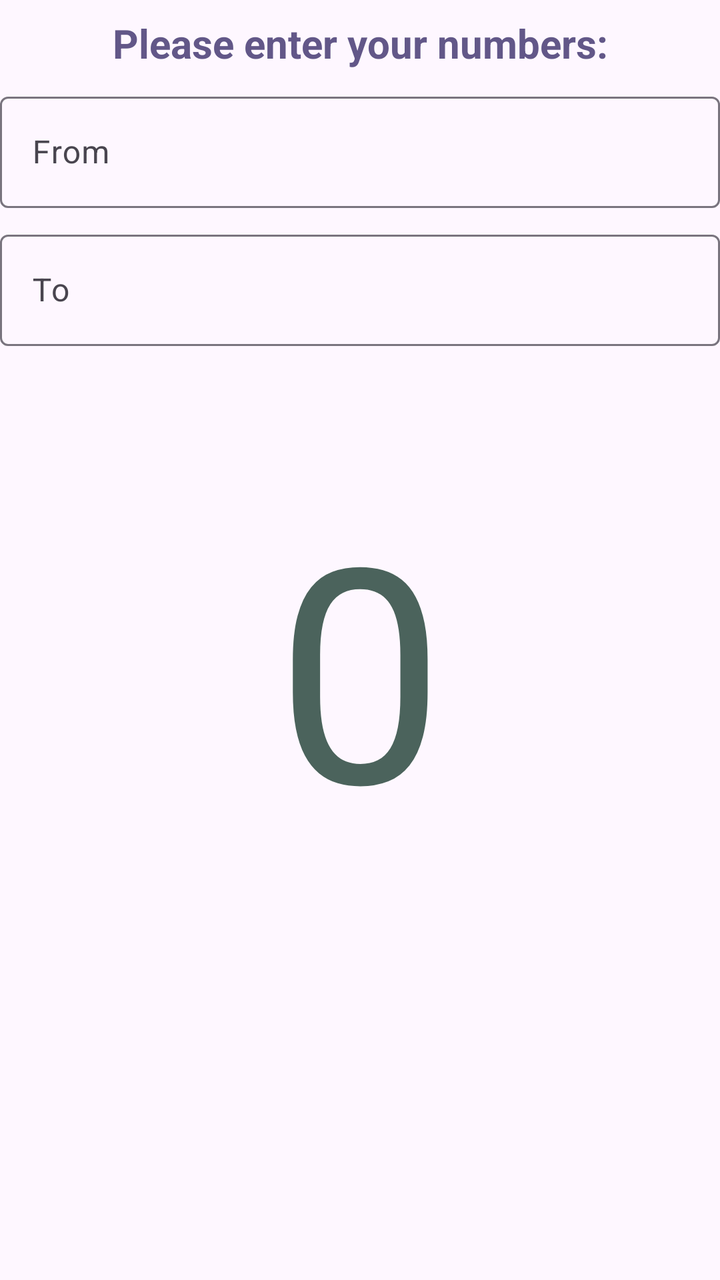
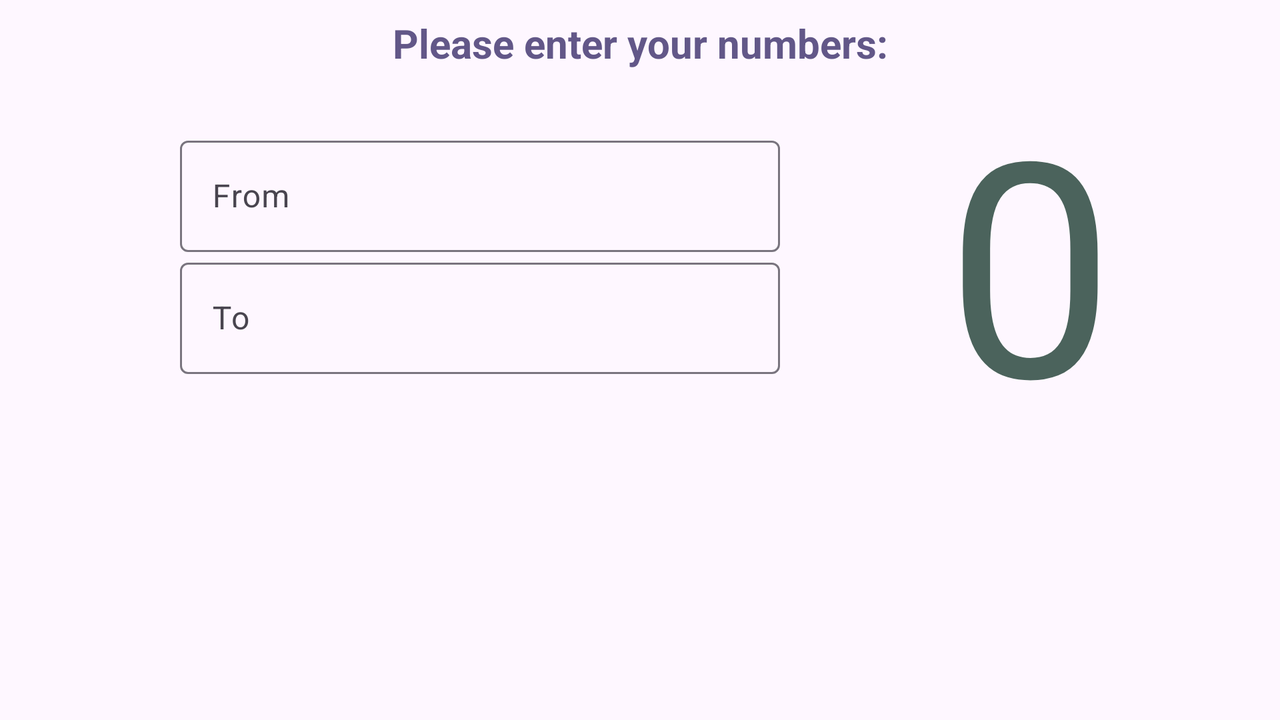

First picture: res/layout/ on a phone held upright. Second picture: the repository's own variant of that layout, on a device whose configuration matches the variant's folder. Source for both follows.
<!-- AndroidManifest.xml: application theme Theme.RandomNumberGenerator -->
<!-- res/layout/content_main.xml -->
<?xml version="1.0" encoding="utf-8"?>
<androidx.constraintlayout.widget.ConstraintLayout xmlns:android="http://schemas.android.com/apk/res/android"
    xmlns:app="http://schemas.android.com/apk/res-auto"
    android:layout_width="match_parent"
    android:layout_height="match_parent"
    app:layout_behavior="@string/appbar_scrolling_view_behavior">

    <TextView
        android:id="@+id/enter_nums_message"
        android:layout_marginTop="@dimen/default_activity_margin"
        android:layout_width="wrap_content"
        android:layout_height="wrap_content"
        android:text="@string/please_enter_your_numbers"
        android:textSize="@dimen/subtitle_font_size"
        android:textColor="@color/md_theme_tertiary"
        android:textStyle="bold"
        app:layout_constraintHorizontal_chainStyle="packed"
        app:layout_constraintTop_toTopOf="parent"
        app:layout_constraintStart_toStartOf="parent"
        app:layout_constraintEnd_toEndOf="parent" />

    <com.google.android.material.textfield.TextInputLayout
        android:id="@+id/etFromLayout"
        android:layout_width="wrap_content"
        android:layout_height="wrap_content"
        android:layout_margin="@dimen/default_activity_margin"
        android:hint="@string/from"
        app:layout_constraintTop_toBottomOf="@id/enter_nums_message"
        app:layout_constraintStart_toStartOf="parent"
        app:layout_constraintEnd_toEndOf="parent">

        <com.google.android.material.textfield.TextInputEditText
            android:id="@+id/etFrom"
            android:layout_width="match_parent"
            android:layout_height="match_parent"
            android:ems="@integer/emsFromTo"
            android:inputType="number"
            android:minWidth="@dimen/inputMinWidth" />

    </com.google.android.material.textfield.TextInputLayout>

    <com.google.android.material.textfield.TextInputLayout
        android:id="@+id/etToLayout"
        android:layout_width="wrap_content"
        android:layout_height="wrap_content"
        android:layout_margin="@dimen/default_activity_margin"
        android:hint="@string/to"
        app:layout_constraintTop_toBottomOf="@id/etFromLayout"
        app:layout_constraintStart_toStartOf="parent"
        app:layout_constraintEnd_toEndOf="parent">

        <com.google.android.material.textfield.TextInputEditText
            android:id="@+id/etTo"
            android:layout_width="match_parent"
            android:layout_height="match_parent"
            android:ems="@integer/emsFromTo"
            android:inputType="number"
            android:minWidth="@dimen/inputMinWidth" />
    </com.google.android.material.textfield.TextInputLayout>

    <TextView
        android:id="@+id/random_number"
        android:layout_marginTop="@dimen/huge_margin"
        android:layout_width="wrap_content"
        android:layout_height="wrap_content"
        android:text="@string/default_num"
        android:textSize="@dimen/extra_large_font_size"
        android:textColor="@color/md_theme_secondary"
        android:freezesText="true"
        app:layout_constraintHorizontal_chainStyle="packed"
        app:layout_constraintTop_toBottomOf="@id/etToLayout"
        app:layout_constraintStart_toStartOf="parent"
        app:layout_constraintEnd_toEndOf="parent" />

</androidx.constraintlayout.widget.ConstraintLayout>
<!-- resources referenced by this layout -->
<resources>
  <color name="md_theme_secondary">#4B635C</color>
  <color name="md_theme_tertiary">#625788</color>
  <dimen name="default_activity_margin">8dp</dimen>
  <dimen name="extra_large_font_size">150sp</dimen>
  <dimen name="huge_margin">60dp</dimen>
  <dimen name="inputMinWidth">360dp</dimen>
  <dimen name="subtitle_font_size">20sp</dimen>
  <string name="default_num">0</string>
  <string name="from">From</string>
  <string name="please_enter_your_numbers">Please enter your numbers:</string>
  <string name="to">To</string>
  <style name="Theme.RandomNumberGenerator" parent="Base.Theme.RandomNumberGenerator" />
  <style name="Base.Theme.RandomNumberGenerator" parent="Theme.Material3.DayNight.NoActionBar">
          
          
      </style>
</resources>
<!-- res/layout-land/content_main.xml (the author's variant of the layout above) -->
<!-- drawn on the phone turned sideways -->
<?xml version="1.0" encoding="utf-8"?>
<androidx.constraintlayout.widget.ConstraintLayout xmlns:android="http://schemas.android.com/apk/res/android"
    xmlns:app="http://schemas.android.com/apk/res-auto"
    android:layout_width="match_parent"
    android:layout_height="match_parent"
    app:layout_behavior="@string/appbar_scrolling_view_behavior">

    <TextView
        android:id="@+id/enter_nums_message"
        android:layout_marginTop="@dimen/default_activity_margin"
        android:layout_width="wrap_content"
        android:layout_height="wrap_content"
        android:text="@string/please_enter_your_numbers"
        android:textSize="@dimen/subtitle_font_size"
        android:textColor="@color/md_theme_tertiary"
        android:textStyle="bold"
        app:layout_constraintHorizontal_chainStyle="packed"
        app:layout_constraintTop_toTopOf="parent"
        app:layout_constraintStart_toStartOf="parent"
        app:layout_constraintEnd_toEndOf="parent" />

    <com.google.android.material.textfield.TextInputLayout
        android:id="@+id/etFromLayout"
        android:layout_width="wrap_content"
        android:layout_height="wrap_content"
        android:layout_marginTop="@dimen/medium_margin"
        android:layout_marginStart="@dimen/indent_margin"
        android:hint="@string/from"
        app:layout_constraintTop_toBottomOf="@id/enter_nums_message"
        app:layout_constraintStart_toStartOf="parent">

        <com.google.android.material.textfield.TextInputEditText
            android:id="@+id/etFrom"
            android:layout_width="match_parent"
            android:layout_height="match_parent"
            android:ems="@integer/emsFromTo"
            android:inputType="number"
            android:minWidth="@dimen/inputMinWidth" />

    </com.google.android.material.textfield.TextInputLayout>

    <com.google.android.material.textfield.TextInputLayout
        android:id="@+id/etToLayout"
        android:layout_width="wrap_content"
        android:layout_height="wrap_content"
        android:layout_marginStart="@dimen/indent_margin"
        android:hint="@string/to"
        app:layout_constraintTop_toBottomOf="@id/etFromLayout"
        app:layout_constraintStart_toStartOf="parent">

        <com.google.android.material.textfield.TextInputEditText
            android:id="@+id/etTo"
            android:layout_width="match_parent"
            android:layout_height="match_parent"
            android:ems="@integer/emsFromTo"
            android:inputType="number"
            android:minWidth="@dimen/inputMinWidth" />
    </com.google.android.material.textfield.TextInputLayout>

    <TextView
        android:id="@+id/random_number"
        android:layout_marginTop="@dimen/medium_margin"
        android:layout_width="wrap_content"
        android:layout_height="wrap_content"
        android:text="@string/default_num"
        android:textSize="@dimen/extra_large_font_size"
        android:textColor="@color/md_theme_secondary"
        android:freezesText="true"
        app:layout_constraintHorizontal_chainStyle="packed"
        app:layout_constraintTop_toTopOf="parent"
        app:layout_constraintStart_toEndOf="@id/etFromLayout"
        app:layout_constraintEnd_toEndOf="parent" />

</androidx.constraintlayout.widget.ConstraintLayout>
<!-- resources referenced by the variant -->
<!-- as the phone turned sideways resolves them -->
<resources>
  <color name="md_theme_secondary">#4B635C</color>
  <color name="md_theme_tertiary">#625788</color>
  <dimen name="default_activity_margin">8dp</dimen>
  <dimen name="extra_large_font_size">150sp</dimen>
  <!-- from res/values-land/ -->
  <dimen name="indent_margin">90dp</dimen>
  <!-- from res/values-land/ -->
  <dimen name="inputMinWidth">300dp</dimen>
  <!-- from res/values-land/ -->
  <dimen name="medium_margin">30dp</dimen>
  <dimen name="subtitle_font_size">20sp</dimen>
  <string name="default_num">0</string>
  <string name="from">From</string>
  <string name="please_enter_your_numbers">Please enter your numbers:</string>
  <string name="to">To</string>
  <style name="Theme.RandomNumberGenerator" parent="Base.Theme.RandomNumberGenerator" />
  <style name="Base.Theme.RandomNumberGenerator" parent="Theme.Material3.DayNight.NoActionBar">
          
          
      </style>
</resources>
